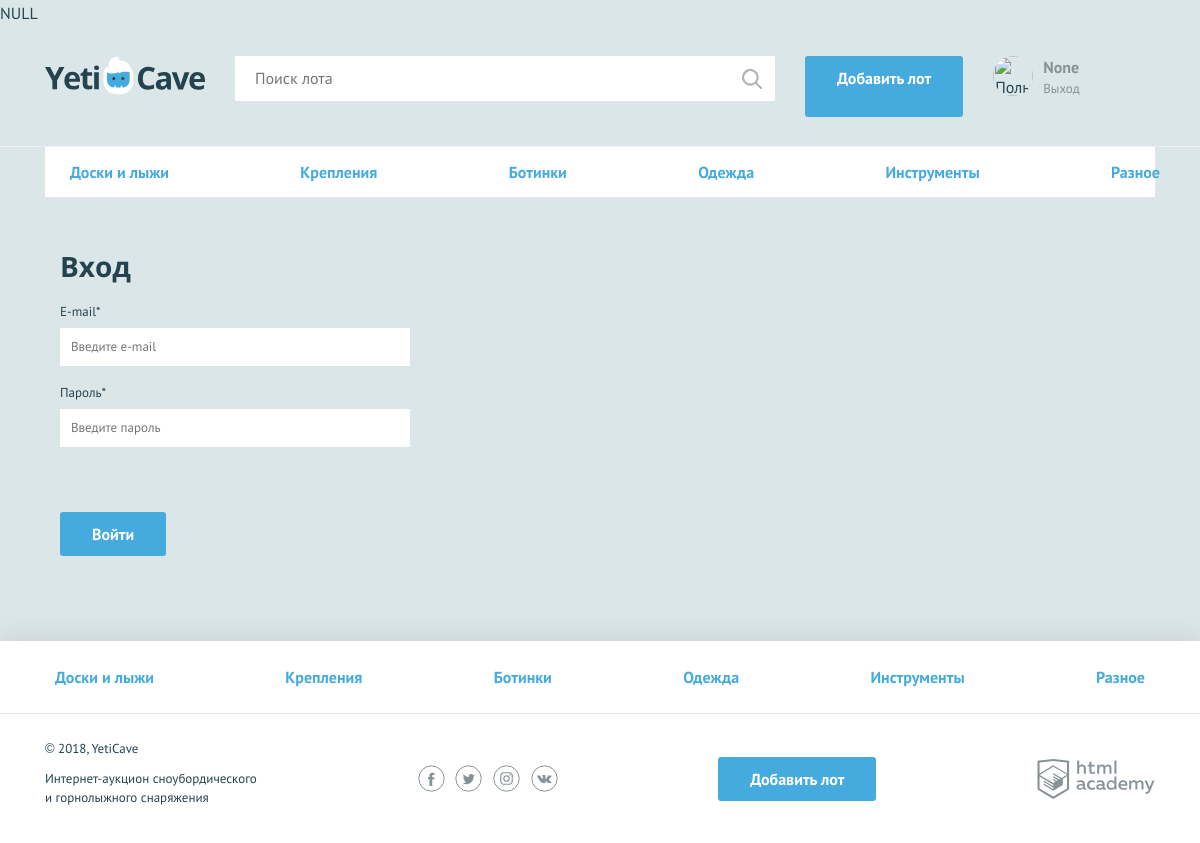
The app's page /login.php (signed in) with its own data.
### tables this page shows
CREATE TABLE `category` (
  `id` int(11) NOT NULL,
  `category_name` varchar(64) NOT NULL
);

### functions.php (called while the page is built, shortened)
<?php
function include_template($name, $data) {
$name = 'templates/' . $name;
extract($data);
require_once $name;
$result = ob_get_clean();
return $result;
}
function startTheSession() {
    $sesUser = [];
    if (!empty($_SESSION['user'])) {
        $sesUser['username'] = $_SESSION['user']['name'];
        $sesUser['profile_img'] = $_SESSION['user']['profile_img'];
    }
    else {
        $sesUser['username'] = $sesUser['profile_img'] = NULL;
    }
    return $sesUser;
}
?>

### templates/login.php (the view, shortened to what this page needs)
<nav class="nav">
<ul class="nav__list container">
    <?php foreach ($category_array as $value) { ?>
        <li class="nav__item">
            <a href="/all-lots.php"><?= $value['category_name']; ?></a>
        </li>
        <?php
    }
    ?>
</ul>
</nav>
<?php $classname = isset($errors) ? "--invalid" : ""; ?>
<form class="form container <?=$classname;?>" action="../login.php" method="post">
  <h2>Вход</h2>
    <?php $classname = isset($errors['email']) ? "form__item--invalid" : "";
    $value = isset($form['email']) ? $form['email'] : ""; ?>
  <div class="form__item <?=$classname;?>">
    <label for="email">E-mail*</label>
    <input id="email" type="text" name="email" placeholder="Введите e-mail" required>
  </div>
    <?php $classname = isset($errors['password']) ? "form__item--invalid" : "";
    $value = isset($form['password']) ? $form['password'] : ""; ?>
  <div class="form__item form__item--last <?=$classname;?>">
    <label for="password">Пароль*</label>
    <input id="password" type="text" name="password" placeholder="Введите пароль" required>
  </div>
  <button type="submit" class="button">Войти</button>
</form>

### templates/layout.php (shortened to what this page needs)
<!DOCTYPE html>
<html lang="ru">
<head>
    <link href="css/normalize.min.css" rel="stylesheet">
    <link href="css/style.css" rel="stylesheet">
</head>
<body>
<div class="page-wrapper">
    <header class="main-header">
        <div class="main-header__container container">
            <a class="main-header__logo" href="../index.php">
                <img src="img/logo.svg" width="160" height="39" alt="Логотип компании YetiCave">
            </a>
            <form class="main-header__search" method="get" action="https://echo.htmlacademy.ru">
                <input type="search" name="search" placeholder="Поиск лота">
                <input class="main-header__search-btn" type="submit" name="find" value="Найти">
            </form>
            <?php if(isset($_SESSION['user'])): ?>
            <a class="main-header__add-lot button" href="../add.php">Добавить лот</a>
            <?php endif; ?>
            <nav class="user-menu">
                <?php if (isset($username)): ?>
                    <div class="user-menu__image">
                        <img src="<?=$sesUser['profile_img'];?>" width="40" height="40" alt="Пользователь">
                    </div>
                    <div class="user-menu__logged">
                        <p><?=$username ?></p>
                        <a href="logout.php">Выход</a>
                    </div>
                <?php endif; ?>
            </nav>
        </div>
    </header>
    <main class="container"><?= $content; ?></main>
</div>
<footer class="main-footer">
    <nav class="nav">
        <ul class="nav__list container">
            <?php foreach ( $category_array as $value) { ?>
                <li class="nav__item">
                    <a href="all-lots.php"> <?= $value['category_name']; ?> </a>
                </li>
                <?php
            }
            ?>
        </ul>
    </nav>
    <div class="main-footer__bottom container">
        <div class="main-footer__copyright">
            <p>© 2018, YetiCave</p>
            <p>Интернет-аукцион сноубордического и горнолыжного снаряжения</p>
        </div>
        <div class="main-footer__social social">
            <a class="social__link social__link--facebook" href="#">
            </a>
            <a class="social__link social__link--twitter" href="#">
            </a>
            <a class="social__link social__link--instagram" href="#">
            </a>
            <a class="social__link social__link--vkontakte" href="#">
            </a>
        </div>
        <a class="main-footer__add-lot button" href="../add.php">Добавить лот</a>
        <div class="main-footer__developed-by">
            <a class="logo-academy" href="https://htmlacademy.ru/intensive/php">
            </a>
        </div>
    </div>
</footer>
</body>
</html>

### css/style.css (style rules this page uses)
html, body { height: 100%; }
.page-wrapper { display: flex; flex-direction: column; min-height: 100%; margin-bottom: -202px; }
.page-wrapper::after { content: ""; display: block; }
.page-wrapper::after { height: 85px; }
main { margin-bottom: 202px; }
body { min-width: 1140px; background-color: #dbe6e9; font-family: "PT Sans", sans-serif; font-weight: 400; font-size: 16px; line-height: 26px; color: #25434e; }
a { text-decoration: none; }
h2 { margin: 0; font-family: "Open Sans", sans-serif; font-size: 28px; line-height: 35px; font-weight: 700; }
.container { width: 1110px; margin: 0 auto; padding: 0 15px; }
main.container { margin-bottom: 202px; }
.button { display: block; padding: 9px 32px; background-color: #45abde; color: #ffffff; text-align: center; font-weight: 700; border: none; border-radius: 3px; }
.main-header { padding: 30px 0 29px; border-bottom: 1px solid rgba(255, 255, 255, 0.5); }
.main-header__container { display: -webkit-flex; display: -ms-flexbox; display: flex; -webkit-justify-content: flex-start; -ms-flex-pack: start; justify-content: flex-start; }
.main-header__logo { display: block; margin-right: 30px; }
.main-header__search { position: relative; width: 540px; margin-right: 30px; }
.main-header__search input[type="search"] { width: 100%; padding: 8px 19px 9px 19px; border: 1px solid #ffffff; }
.main-header__search-btn { content: ""; position: absolute; top: 3px; right: 3px; width: 20px; height: 20px; padding: 20px; background: url("../img/search.svg") center no-repeat; opacity: 0.3; border: 0; font-size: 0; }
.main-header__add-lot { max-width: 160px; margin-right: 30px; }
.user-menu { display: -webkit-flex; display: -ms-flexbox; display: flex; }
.user-menu__image { width: 40px; height: 40px; margin-right: 10px; border-radius: 50%; overflow: hidden; }
.user-menu__image img { width: 100%; height: 100%; }
.user-menu__logged { color: #879296; line-height: 22px; }
.user-menu__logged p { font-weight: 700; margin: 0; }
.user-menu__logged a { color: #879296; font-size: 13px; font-weight: 400; }
.main-footer { background-color: #ffffff; box-shadow: 0 0 30px 0 rgba(0, 0, 0, 0.1); }
.main-footer__bottom { display: -webkit-flex; display: -ms-flexbox; display: flex; -webkit-justify-content: space-between; -ms-flex-pack: justify; justify-content: space-between; -webkit-align-items: center; -ms-flex-align: center; align-items: center; padding: 25px 0; }
.main-footer__copyright { max-width: 212px; }
.main-footer__copyright p { margin: 0; margin-bottom: 11px; font-size: 13px; line-height: 19px; }
.main-footer__social { width: 140px; }
.social { display: -webkit-flex; display: -ms-flexbox; display: flex; -webkit-justify-content: space-between; -ms-flex-pack: justify; justify-content: space-between; -webkit-flex-wrap: wrap; -ms-flex-wrap: wrap; flex-wrap: wrap; }
.social__link { width: 27px; height: 27px; }
.logo-academy { display: block; width: 118px; height: 40px; }
.nav { background-color: #ffffff; border-bottom: 1px solid #e1e6e7; }
.nav__list { display: -webkit-flex; display: -ms-flexbox; display: flex; -webkit-justify-content: space-between; -ms-flex-pack: justify; justify-content: space-between; -webkit-flex-wrap: wrap; -ms-flex-wrap: wrap; flex-wrap: wrap; list-style: none; }
.nav__item a { position: relative; display: block; padding: 12px 10px; font-weight: 700; color: #45abde; }
.nav__item a::before { content: ""; display: none; position: absolute; bottom: 0; width: calc(100% - 20px); height: 3px; background-color: #e2e5e6; }
.main-footer .nav__item a { padding: 23px 10px; }
.form { padding-top: 51px; }
.form h2 { padding-bottom: 15px; }
.form__item { width: 350px; margin: 0; margin-bottom: 14px; font-size: 13px; }
.form__item label { display: block; margin-bottom: 3px; }
.form__item input, .form__item textarea { display: block; width: 100%; padding: 5px 10px; border: 1px solid #ffffff; box-sizing: border-box; }
.form__item--last { margin-bottom: 65px; }
.form .button { display: inline-block; vertical-align: middle; margin-right: 20px; }

### records on screen
category: category_name "Доски и лыжи"
category: category_name "Крепления"
category: category_name "Ботинки"
category: category_name "Одежда"
category: category_name "Инструменты"
category: category_name "Разное"

### other values on screen
$username "None"
